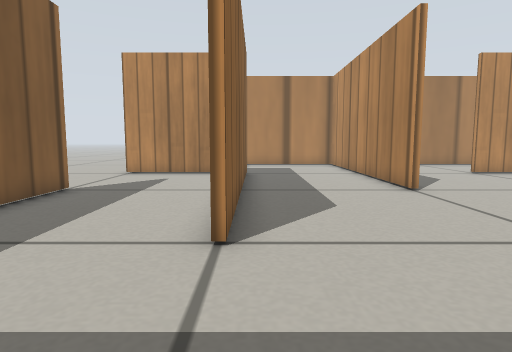
view 1 (above)

16 first-person views from a walk through a world built for the Gazebo simulator. The camera is 0.07 m above the floor, tilts 6° down and sees 75° across. The floor is counted in squares, 0.05 m on a side. Each view is taken from the middle of a square. On the plan, view 1 faces up. The plan holds only what a view shows up to about 14 squares ahead; the rest is blank. Simple patterns stand in for the simulator's built-in surfaces.

view 2
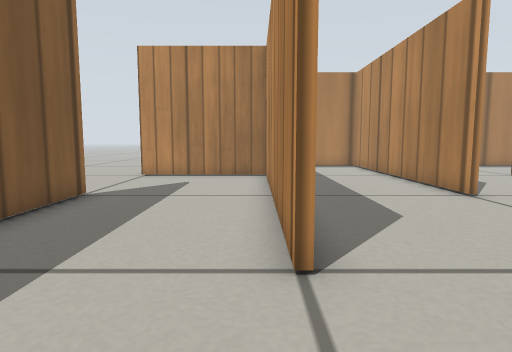

view 3
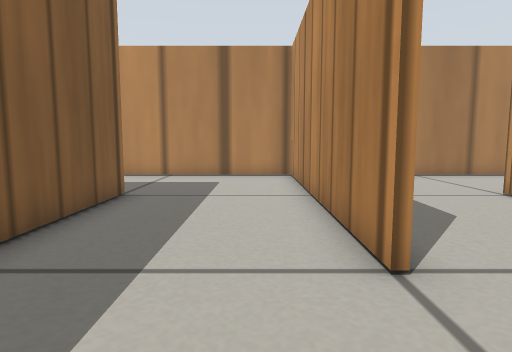

view 4
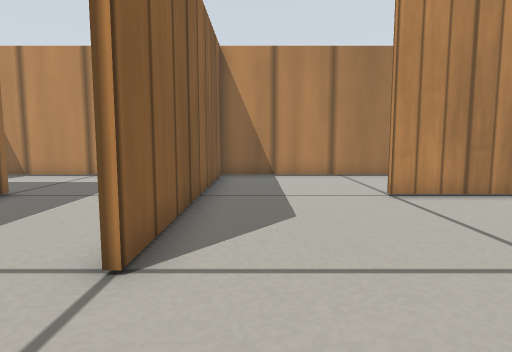

view 5
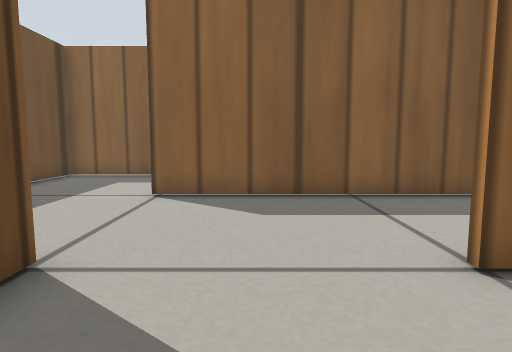

view 6
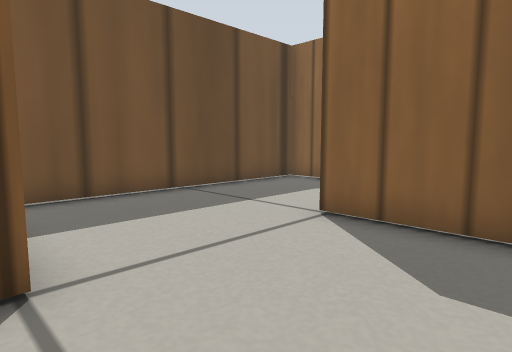

view 7
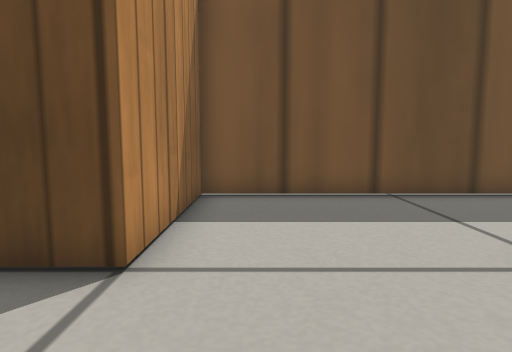

view 8
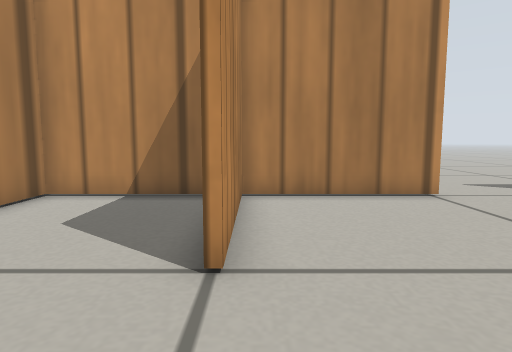

view 9
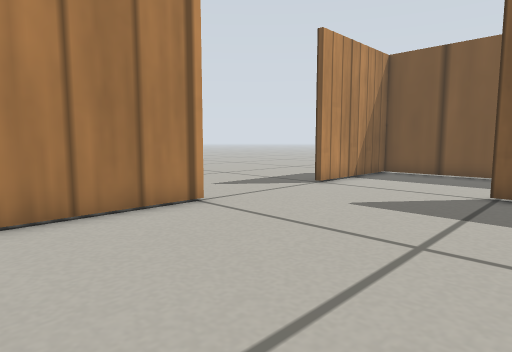

view 10
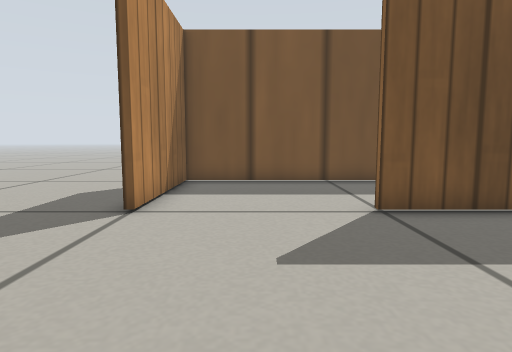

view 11
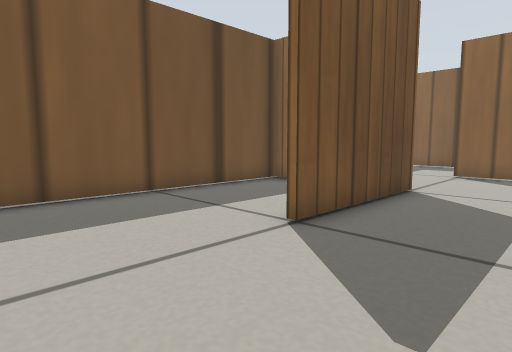

view 12
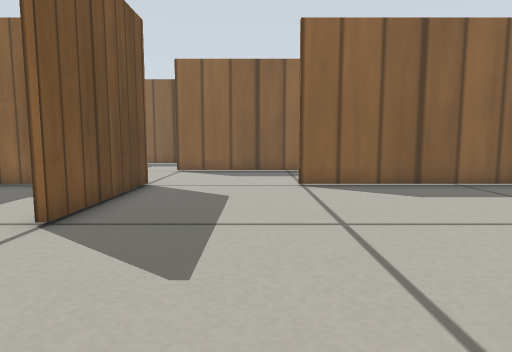

view 13
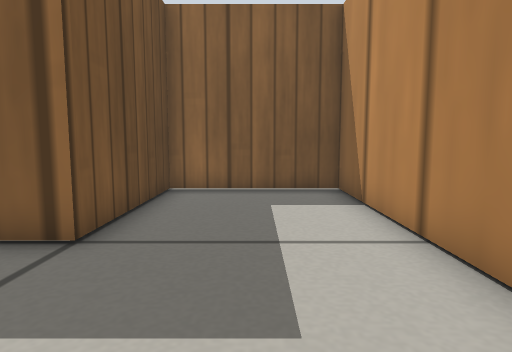

view 14
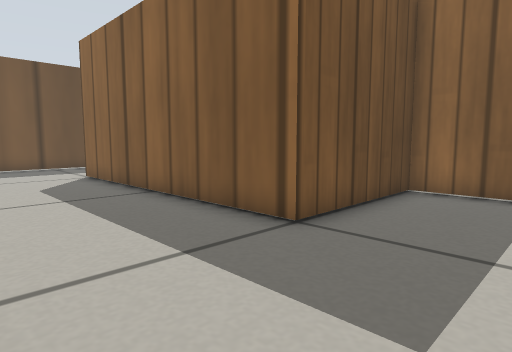

view 15
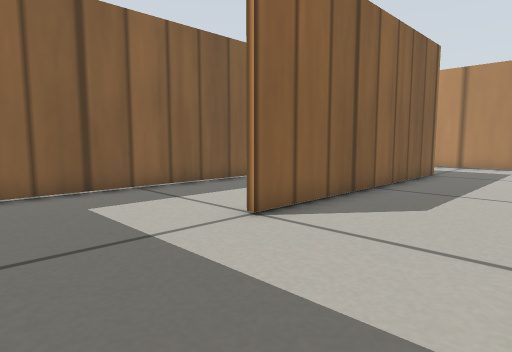

view 16
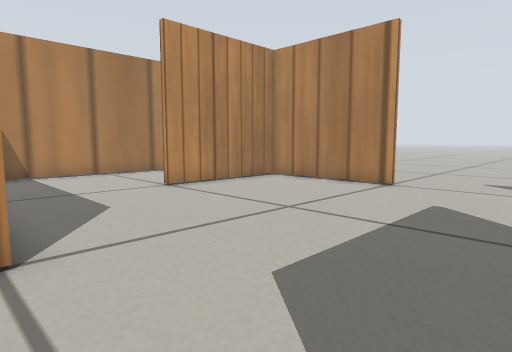

### Floor plan
Points are (right, up) in squares from view 1. A wall is a line through its corners. A room is listed if a view was taken in it or the views show most of it. See-through windows are left out.
Room 1 (views 1, 3, 7, 13, 14, 15, 16)
walls: (4.4, 9.3) (4.4, 19.4); (5, 19.4) (-5.4, 19.4) (-5.4, 14.6) (-0.4, 14.6) (-0.4, 4.2); (-0.5, -0.4) (5, -0.4); (4.4, -0.5) (4.4, 4.6)
ways out: opening at (0, 2) to room 2; opening at (5, 7) to room 3
Room 2 (view 2)
walls: (-5.4, 9.6) (-5.4, -0.4) (-0.5, -0.4); (-0.6, 4.2) (-0.6, 14.3) (-5.6, 14.3)
ways out: opening at (0, 2) to room 1; opening at (-5, 11.5)
Room 3 (views 4, 5, 6, 10, 11, 12)
walls: (14.4, 9.2) (14.4, 14.3) (9.4, 14.3); (4.6, 13.6) (4.6, 9.3); (4.4, 4.6) (9.6, 4.6)
ways out: opening at (5, 7) to room 1; opening at (7.5, 14) to room 4; opening at (12, 4) to room 5
Room 4 (views 8, 9)
walls: (14.4, 15.2) (14.4, 19.4) (5, 19.4); (4.6, 19.3) (4.6, 13.6)
ways out: opening at (7.5, 14) to room 3
Room 5 (no view inside)
walls: (4.6, 1) (4.6, -0.5); (5, -0.4) (14.4, -0.4) (14.4, 4.6)
ways out: opening at (12, 4) to room 3

Where each view was taken, in squares from view 1:
view 1: 0 up, 0 right, facing up
view 2: 1 up, 1 left, facing up
view 3: 6 up, 3 right, facing up
view 4: 6 up, 6 right, facing up
view 5: 7 up, 8 right, facing left
view 6: 8 up, 5 right, facing down-left
view 7: 8 up, 3 right, facing down
view 8: 14 up, 6 right, facing right
view 9: 14 up, 8 right, facing down-right
view 10: 11 up, 12 right, facing down
view 11: 8 up, 14 right, facing down-left
view 12: 8 up, 15 right, facing left
view 13: 17 up, 4 right, facing left
view 14: 18 up, 4 right, facing down-left
view 15: 0 up, 4 right, facing up-left
view 16: 5 up, 4 right, facing up-right
